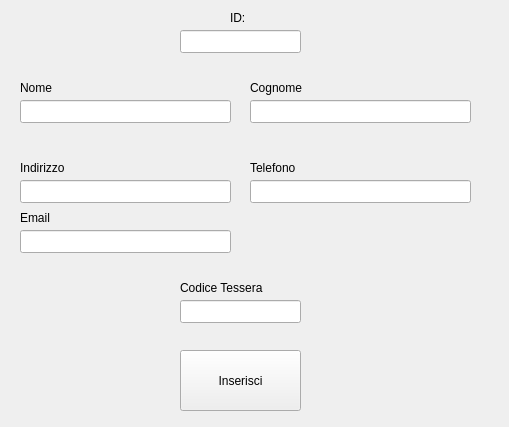
<?xml version="1.0" encoding="UTF-8"?>
<ui version="4.0">
 <class>InserisciCliente</class>
 <widget class="QWidget" name="InserisciCliente">
  <property name="geometry">
   <rect>
    <x>0</x>
    <y>0</y>
    <width>509</width>
    <height>427</height>
   </rect>
  </property>
  <property name="windowTitle">
   <string>Inserisci dati di un Cliente</string>
  </property>
  <widget class="QLabel" name="label">
   <property name="geometry">
    <rect>
     <x>230</x>
     <y>10</y>
     <width>55</width>
     <height>16</height>
    </rect>
   </property>
   <property name="text">
    <string>ID:</string>
   </property>
  </widget>
  <widget class="QLineEdit" name="line_id">
   <property name="geometry">
    <rect>
     <x>180</x>
     <y>30</y>
     <width>121</width>
     <height>23</height>
    </rect>
   </property>
  </widget>
  <widget class="QLabel" name="label_2">
   <property name="geometry">
    <rect>
     <x>20</x>
     <y>80</y>
     <width>55</width>
     <height>16</height>
    </rect>
   </property>
   <property name="text">
    <string>Nome</string>
   </property>
  </widget>
  <widget class="QLineEdit" name="line_nome">
   <property name="geometry">
    <rect>
     <x>20</x>
     <y>100</y>
     <width>211</width>
     <height>23</height>
    </rect>
   </property>
  </widget>
  <widget class="QLabel" name="label_3">
   <property name="geometry">
    <rect>
     <x>250</x>
     <y>80</y>
     <width>91</width>
     <height>16</height>
    </rect>
   </property>
   <property name="text">
    <string>Cognome</string>
   </property>
  </widget>
  <widget class="QLineEdit" name="line_cognome">
   <property name="geometry">
    <rect>
     <x>250</x>
     <y>100</y>
     <width>221</width>
     <height>23</height>
    </rect>
   </property>
  </widget>
  <widget class="QLabel" name="label_4">
   <property name="geometry">
    <rect>
     <x>20</x>
     <y>160</y>
     <width>55</width>
     <height>16</height>
    </rect>
   </property>
   <property name="text">
    <string>Indirizzo</string>
   </property>
  </widget>
  <widget class="QLineEdit" name="line_indirizzo">
   <property name="geometry">
    <rect>
     <x>20</x>
     <y>180</y>
     <width>211</width>
     <height>23</height>
    </rect>
   </property>
  </widget>
  <widget class="QLabel" name="label_5">
   <property name="geometry">
    <rect>
     <x>250</x>
     <y>160</y>
     <width>55</width>
     <height>16</height>
    </rect>
   </property>
   <property name="text">
    <string>Telefono</string>
   </property>
  </widget>
  <widget class="QLineEdit" name="line_telefono">
   <property name="geometry">
    <rect>
     <x>250</x>
     <y>180</y>
     <width>221</width>
     <height>23</height>
    </rect>
   </property>
  </widget>
  <widget class="QLabel" name="label_6">
   <property name="geometry">
    <rect>
     <x>20</x>
     <y>210</y>
     <width>55</width>
     <height>16</height>
    </rect>
   </property>
   <property name="text">
    <string>Email</string>
   </property>
  </widget>
  <widget class="QLineEdit" name="line_email">
   <property name="geometry">
    <rect>
     <x>20</x>
     <y>230</y>
     <width>211</width>
     <height>23</height>
    </rect>
   </property>
  </widget>
  <widget class="QLabel" name="label_7">
   <property name="geometry">
    <rect>
     <x>180</x>
     <y>280</y>
     <width>101</width>
     <height>16</height>
    </rect>
   </property>
   <property name="text">
    <string>Codice Tessera</string>
   </property>
  </widget>
  <widget class="QLineEdit" name="line_codice">
   <property name="geometry">
    <rect>
     <x>180</x>
     <y>300</y>
     <width>121</width>
     <height>23</height>
    </rect>
   </property>
  </widget>
  <widget class="QPushButton" name="btn_inserisci">
   <property name="geometry">
    <rect>
     <x>180</x>
     <y>350</y>
     <width>121</width>
     <height>61</height>
    </rect>
   </property>
   <property name="text">
    <string>Inserisci</string>
   </property>
  </widget>
 </widget>
 <resources/>
 <connections/>
</ui>
